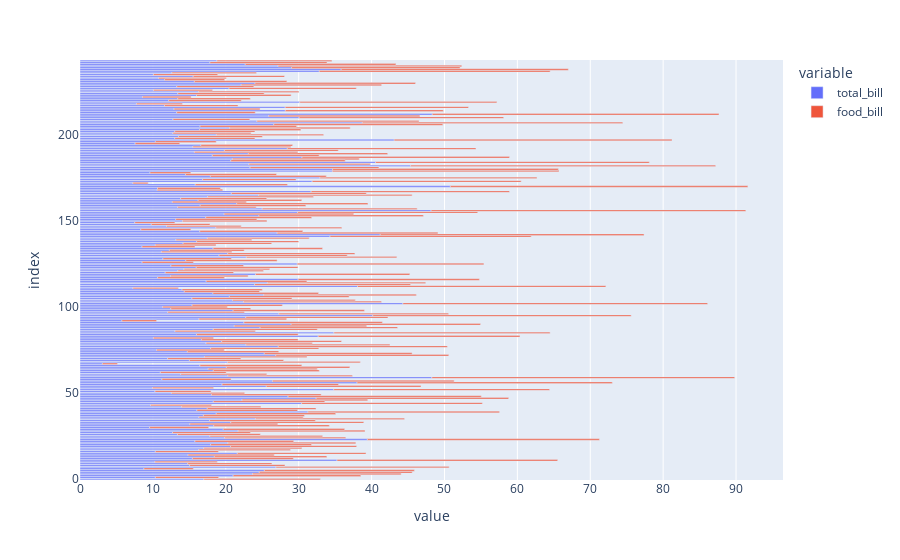

This figure's notebook cell:
### Code cell
# general syntax for plotly express
# px.func(dataframe, colname, colname2, othersettings)
# total bill vs food bill graph
px.bar(tips, ['total_bill', 'food_bill'])

### Figure 1 — Plotly figure (JSON) as saved in the notebook; plotly's stock layout.template omitted (floating-point values rounded to 4 significant figures; data arrays with more than 128 entries replaced by an {"elided": "..."} marker saying what was removed)
{"data": [{"alignmentgroup": "True", "hovertemplate": "variable=total_bill<br>value=%{x}<br>index=%{y}<extra></extra>", "legendgroup": "total_bill", "marker": {"color": "#636efa", "pattern": {"shape": ""}}, "name": "total_bill", "offsetgroup": "total_bill", "orientation": "h", "showlegend": true, "textposition": "auto", "type": "bar", "x": {"elided": "244 float values"}, "xaxis": "x", "y": {"elided": "244 int values"}, "yaxis": "y"}, {"alignmentgroup": "True", "hovertemplate": "variable=food_bill<br>value=%{x}<br>index=%{y}<extra></extra>", "legendgroup": "food_bill", "marker": {"color": "#EF553B", "pattern": {"shape": ""}}, "name": "food_bill", "offsetgroup": "food_bill", "orientation": "h", "showlegend": true, "textposition": "auto", "type": "bar", "x": {"elided": "244 float values"}, "xaxis": "x", "y": {"elided": "244 int values"}, "yaxis": "y"}], "layout": {"barmode": "relative", "legend": {"title": {"text": "variable"}, "tracegroupgap": 0}, "margin": {"t": 60}, "xaxis": {"anchor": "y", "domain": [0, 1], "title": {"text": "value"}}, "yaxis": {"anchor": "x", "domain": [0, 1], "title": {"text": "index"}}}}
